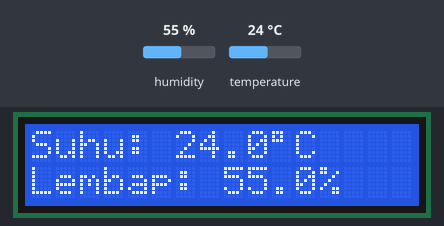
This sketch was run on a simulated ESP32. Shown: 16×2 character LCD. The test bench sets the inputs (shaded band); at power-on: humidity 55 %, temperature 24 °C. What the sketch prints to the serial monitor is not drawn.

Above: at 2.7 s.
2.8 s: humidity set to 22 %
At 5.4 s:
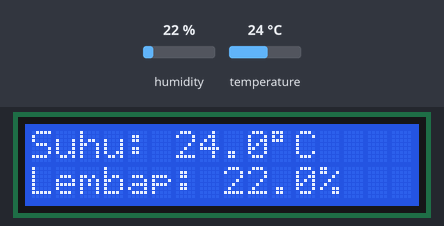
5.8 s: temperature set to 12 °C
At 7.3 s:
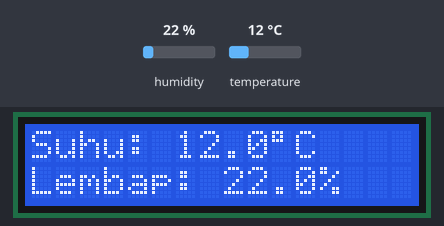
8.8 s: humidity set to 40 %
At 10.8 s:
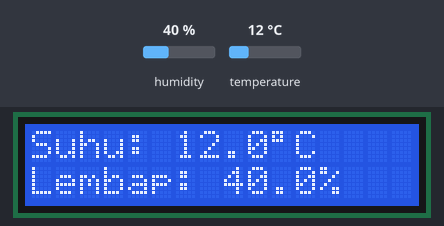
11.8 s: temperature set to 19 °C
At 13.7 s:
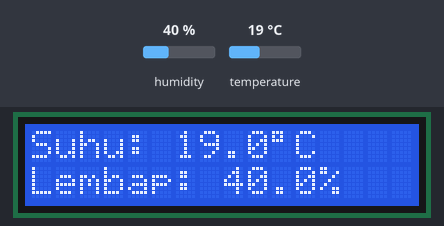
Timing chart, 0 to 15.2 s (numbered marks = the images above; inputs shaded):
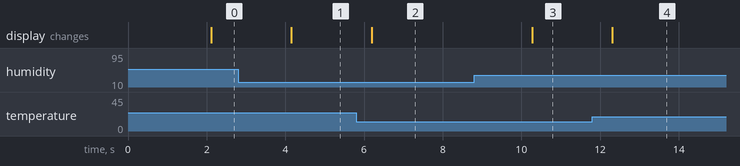

Measured:
- after the input at 2.8 s, the display: changes after 1.4 s (image 1)
- after the input at 5.8 s, the display: changes after 0.39 s (image 2)
- after the input at 8.8 s, the display: changes after 1.5 s (image 3)
- after the input at 11.8 s, the display: changes after 0.51 s (image 4)

The sketch:

sketch.ino
```cpp
#include <Wire.h>
#include <LiquidCrystal_I2C.h>
#include "DHT.h"

#define DHTPIN 32
#define DHTTYPE DHT22

DHT dht(DHTPIN, DHTTYPE);

// alamat I2C LCD 16x2 biasa 0x27
LiquidCrystal_I2C lcd(0x27, 16, 2);

void setup() {
  Serial.begin(115200);
  dht.begin();
  lcd.init();
  lcd.backlight();
  lcd.setCursor(0, 0);
  lcd.print("Monitoring...");
}

void loop() {
  delay(2000);

  float suhu = dht.readTemperature();
  float lembap = dht.readHumidity();

  if (isnan(suhu) || isnan(lembap)) {
    lcd.setCursor(0, 0);
    lcd.print("Sensor gagal    ");
    lcd.setCursor(0, 1);
    lcd.print("baca data!      ");
    return;
  }

  // menaampilkan di serial
  Serial.print("Suhu: ");
  Serial.print(suhu);
  Serial.print(" °C, Kelembapan: ");
  Serial.print(lembap);
  Serial.println(" %");

  // menampilkan di LCD
  lcd.setCursor(0, 0);
  lcd.print("Suhu: ");
  lcd.print(suhu, 1);
  lcd.print((char)223); // simbol derajat
  lcd.print("C     ");

  lcd.setCursor(0, 1);
  lcd.print("Lembap: ");
  lcd.print(lembap, 1);
  lcd.print("%     ");
}
```
